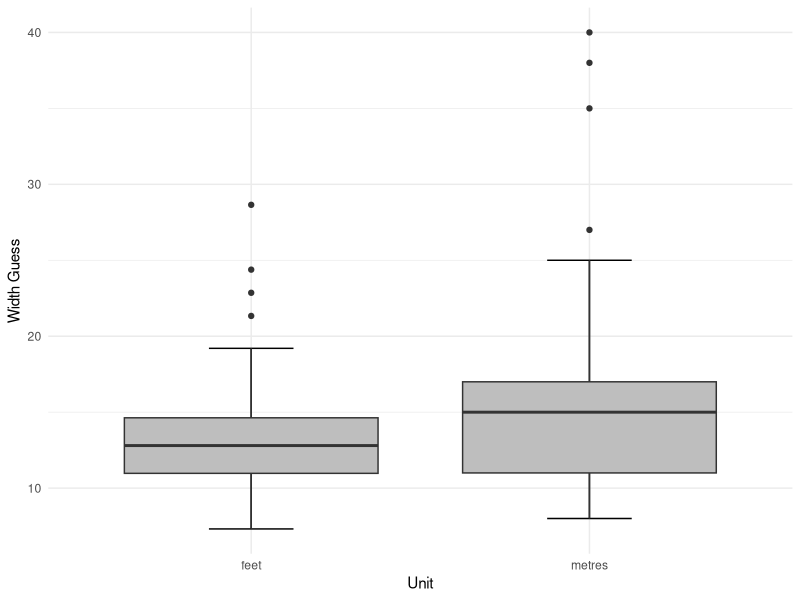

Reproduce this figure in R.
# Load necessary libraries
library(readxl)  # for reading Excel files
library(dplyr)   # for data manipulation
library(ggplot2) # for data visualization

# Set the working directory to the directory of the current script (ie the current folder)
setwd(dirname(rstudioapi::getSourceEditorContext()$path))

# Read the data from the 'guessinglengths.xlsx' file
guessing_lengths <- read_excel("guessinglengths.xlsx")

# Filter the dataset for 'metres' and calculate the median of 'guess' column
median_metres <- median(filter(guessing_lengths, unit == "metres")$guess)

# Filter the dataset for 'feet' and calculate the median of 'guess' column
median_feet <- median(filter(guessing_lengths, unit == "feet")$guess)

# Print the median values to the console using the 'cat()' function
cat("Median for guesses in metres:", median_metres, "\n")
cat("Median for guesses in feet:", median_feet, "\n")

# Create a box plot comparing the two groups: Comparison of Lecture Hall Width Guesses
ggplot(data = guessing_lengths, aes(x = unit, y = guess)) +
  stat_boxplot(geom = "errorbar", width=0.25) +
  geom_boxplot(fill = "grey") +
  labs(x = "Unit",
       y = "Width Guess") +
  theme_minimal()
